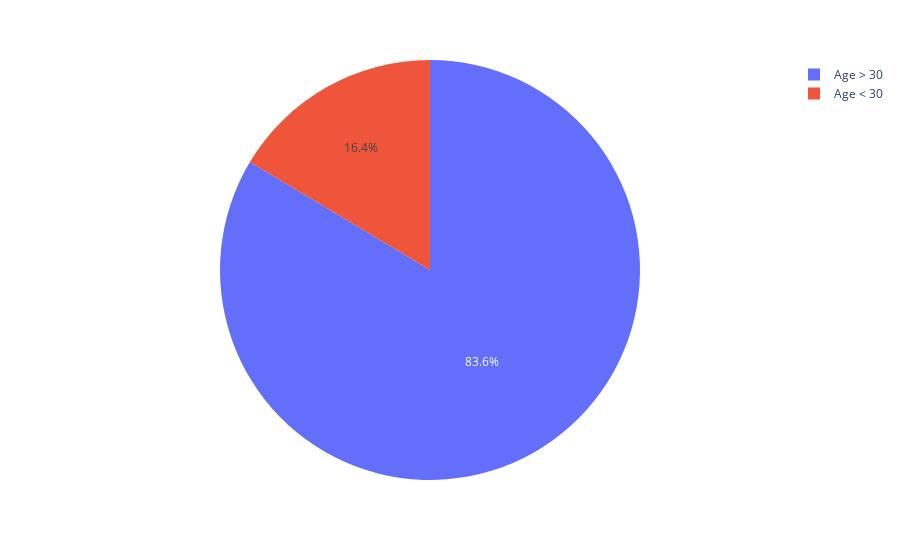

The notebook cell this image was saved under:
### Code cell
px.pie(values=[age_above_or_equal_30,age_below_30], labels=['Age > 30', 'Age < 30'],names=['Age > 30', 'Age < 30'])

### Figure 1 — Plotly figure (JSON) as saved in the notebook; plotly's stock layout.template omitted (floating-point values rounded to 4 significant figures)
{"data": [{"domain": {"x": [0, 1], "y": [0, 1]}, "hovertemplate": "label=%{label}<br>value=%{value}<extra></extra>", "labels": ["Age > 30", "Age < 30"], "legendgroup": "", "name": "", "showlegend": true, "type": "pie", "values": [8359, 1641]}], "layout": {"legend": {"tracegroupgap": 0}, "margin": {"t": 60}}}
